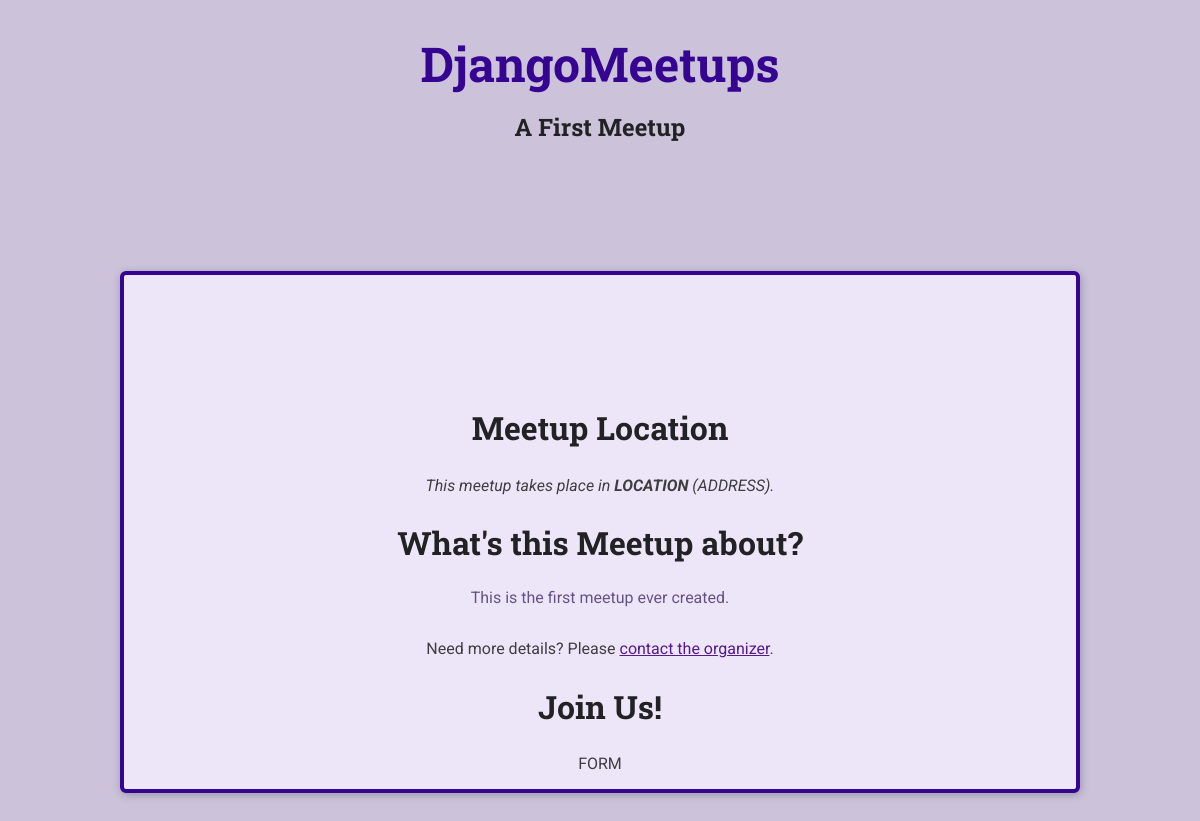
The page /meetups/a-first-meetup on the database as committed earlier.
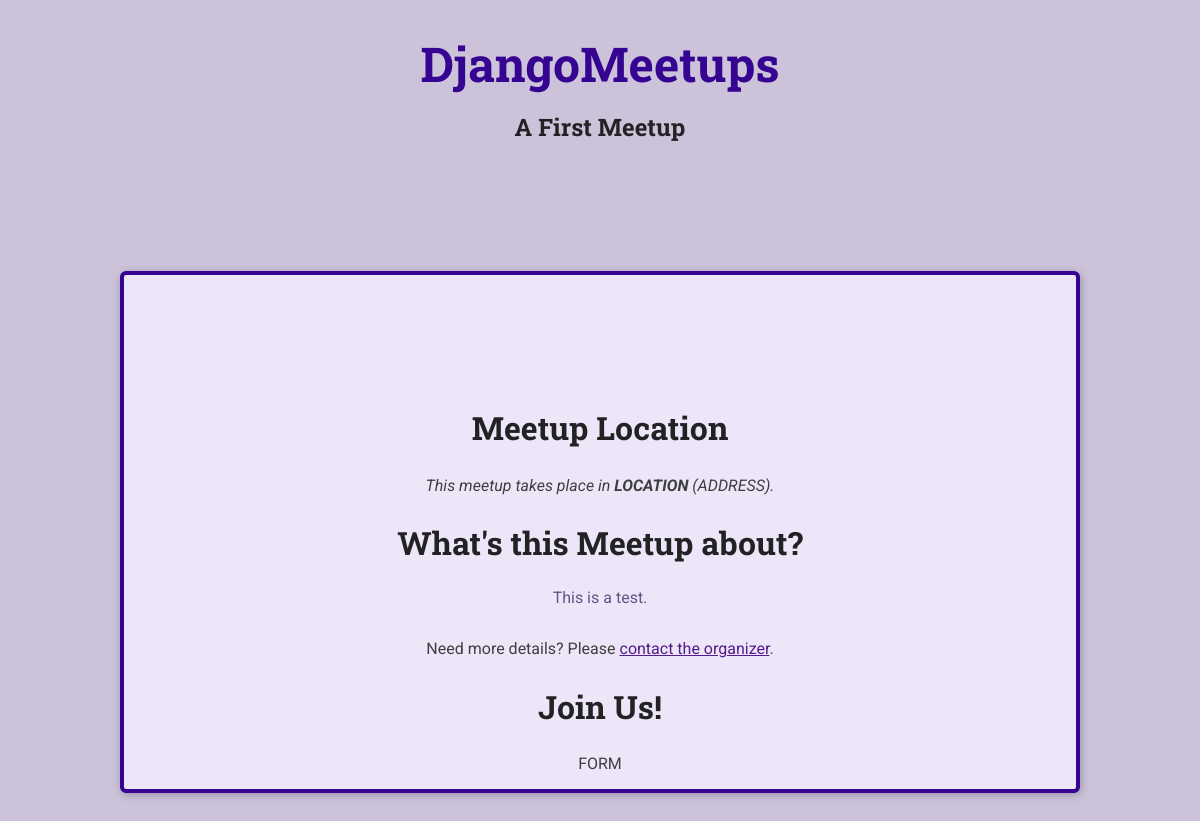
The same page on the database as committed later.
### meetups/models.py (models this page shows, shortened)
class Meetup(models.Model):
  title = models.CharField(max_length=200)
  slug = models.SlugField(unique=True)
  description = models.TextField()
  image = models.ImageField(upload_to='images')
  location = models.ForeignKey(Location, on_delete=models.CASCADE)

### meetups/views.py (the view)
# urls.py: path('meetups/<slug:meetup_slug>', views.meetup_details, name='meetup-detail') #our-domain.com/meetups/<dynamic-path-segment>
def meetup_details(request, meetup_slug):
  try:
    selected_meetup = Meetup.objects.get(slug=meetup_slug)
    return render(request,'meetups/meetup-details.html',{
      'meetup_found': True,
      'meetup_title': selected_meetup.title,
      'meetup_description': selected_meetup.description
    })
  except Exception as exc:
    return render(request,'meetups/meetup-details.html',{
      'meetup_found': False
    })

### meetups/templates/meetups/meetup-details.html (shortened to what this page needs)
{% extends 'meetups/base/base.html' %}
{% load static %}
{% block site_css %}
  <link rel="stylesheet" href="{% static 'meetups/styles/meetup-details.css' %}">
{% endblock %}
{% block main_heading %}
  {{meetup_title}}
{% endblock %}
{% block body %}
{% if meetup_found %}
  <article>
    <section id="location">
      <h2>Meetup Location</h2>
      <address>This meetup takes place in <span>LOCATION</span> (ADDRESS).</address>
    </section>
    <section id="details">
      <h2>What's this Meetup about?</h2>
      <p>{{ meetup_description }}</p>
    </section>
    <footer>
      <p>Need more details? Please <a href="">contact the organizer</a>.</p>
    </footer>
    <section id="registration">
      <h2>Join Us!</h2>
      FORM
    </section>
  </article>
{% else %}
  <p>No meetup found for this slug, sorry!</p>
{% endif %}
{% endblock %}

### meetups/templates/meetups/base/base.html (shortened to what this page needs)
{% load static %}
<!DOCTYPE html>
<html lang="en">
  <head>
    <link rel="stylesheet" href="{% static 'meetups/styles/base.css' %}" />
    {% block site_css %}
    {% endblock %}
  </head>
  <body>
    <header id="main-header">
      <nav><a href="/meetups/" id="main-logo">DjangoMeetups</a></nav>
      <h1>
        {% block main_heading %}
        {% endblock %}
      </h1>
    </header>
    <main>
      {% block body %}
      {% endblock %}
    </main>
  </body>
</html>

### meetups/static/meetups/styles/base.css (style rules this page uses)
* { box-sizing: border-box; }
body { font-family: 'Roboto', sans-serif; margin: 0; background-color: #ccc3db; color: #3e3e41; }
h1, h2, h3 { font-family: 'Roboto Slab', sans-serif; color: #222224; }
#main-header { width: 100%; text-align: center; padding: 2rem 0; }
#main-header h1 { font-size: 1.5rem; }
#main-logo { font-size: 3rem; font-family: 'Roboto Slab', sans-serif; text-decoration: none; color: #350490; font-weight: bold; }

### meetups/static/meetups/styles/meetup-details.css (style rules this page uses)
article { max-width: 60rem; margin: 5rem auto; border-radius: 6px; background-color: #ede6f8; border: 4px solid #350490; box-shadow: 1px 2px 8px rgba(0, 0, 0, 0.25); position: relative; padding: 1rem; text-align: center; }
section:first-of-type { margin-top: 6rem; }
h2 { font-size: 2rem; }
address span { font-weight: bold; }
#details h2 { margin-bottom: 0.5rem; }
#details > p { color: #665386; padding: 1rem; border-radius: 4px; max-width: 80%; margin: auto; }

Rows that differ between the two databases and show on the page:
changed Meetup "A First Meetup": description "This is the first meetup ever created." → "This is a test."
